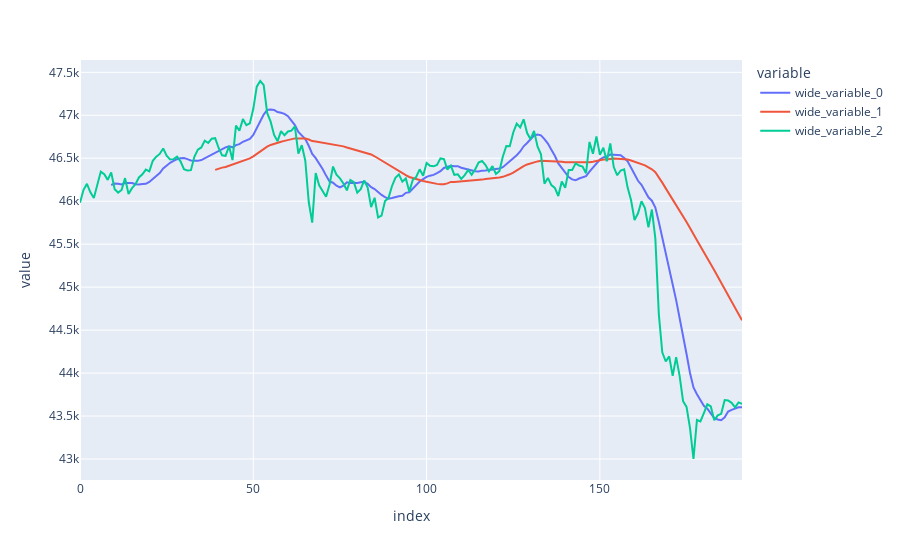

Notebook code for this chart:
### Code cell
ma0 = tb.MA(tf[4],1)
ma1 = tb.MA(tf[4],10)
ma2 = tb.MA(tf[4],40)

disp = 0
bal = 1000
bal1 =1000
r = 0
c = 0
v = 0
z = 0
u = 0

for i in range(0,p.size):
    r = float(tf[4][i])
    
    if bal1 != bal:
        print('balance: ', bal,'    Pnl: ',bal-bal1,'  price: ',tf[4][i],' MA   ', ma1[i],'  ',ma2[i],'  ',i)
        bal1 = bal

    #sobrecompra 
    if ma1[i] > ma2[i] and c == 0 and v == 0: # abre compra
        z = bal*0.998/r
        c = 1
        v = 0
    if ma2[i] > ma1[i] and c == 1 and v == 0: # cierra compra y abre venta
        bal = z*r
        c = 0
        v = 1
        z = bal*0.988/r
    if ma2[i] > ma1[i] and v == 0 and c == 0: # abre venta
        z = bal*0.998/r
        c = 0
        v = 1
    if ma1[i] > ma2[i] and c == 0 and v == 1: #cierra venta y abre compra
        bal =bal + (z*r-bal)*-1
        c = 1
        v = 0
        z = bal*0.998/r
fig = px.line(y =[ma1,ma2, ma0])
fig.show()

### Figure 1 — Plotly figure (JSON) as saved in the notebook; plotly's stock layout.template omitted (floating-point values rounded to 4 significant figures; data arrays with more than 128 entries replaced by an {"elided": "..."} marker saying what was removed)
{"data": [{"hovertemplate": "variable=wide_variable_0<br>index=%{x}<br>value=%{y}<extra></extra>", "legendgroup": "wide_variable_0", "line": {"color": "#636efa", "dash": "solid"}, "marker": {"symbol": "circle"}, "mode": "lines", "name": "wide_variable_0", "orientation": "v", "showlegend": true, "type": "scatter", "x": {"elided": "192 int values"}, "xaxis": "x", "y": {"elided": "192 float values"}, "yaxis": "y"}, {"hovertemplate": "variable=wide_variable_1<br>index=%{x}<br>value=%{y}<extra></extra>", "legendgroup": "wide_variable_1", "line": {"color": "#EF553B", "dash": "solid"}, "marker": {"symbol": "circle"}, "mode": "lines", "name": "wide_variable_1", "orientation": "v", "showlegend": true, "type": "scatter", "x": {"elided": "192 int values"}, "xaxis": "x", "y": {"elided": "192 float values"}, "yaxis": "y"}, {"hovertemplate": "variable=wide_variable_2<br>index=%{x}<br>value=%{y}<extra></extra>", "legendgroup": "wide_variable_2", "line": {"color": "#00cc96", "dash": "solid"}, "marker": {"symbol": "circle"}, "mode": "lines", "name": "wide_variable_2", "orientation": "v", "showlegend": true, "type": "scatter", "x": {"elided": "192 int values"}, "xaxis": "x", "y": {"elided": "192 float values"}, "yaxis": "y"}], "layout": {"legend": {"title": {"text": "variable"}, "tracegroupgap": 0}, "margin": {"t": 60}, "xaxis": {"anchor": "y", "domain": [0, 1], "title": {"text": "index"}}, "yaxis": {"anchor": "x", "domain": [0, 1], "title": {"text": "value"}}}}
